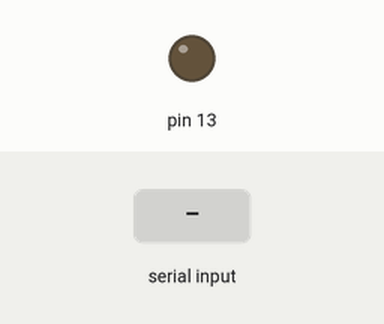
Simulated run of this sketch. Board: Arduino Uno, built with avr-gcc and run on an emulated ATmega328P. Parts: output pins drawn as LEDs (lit = HIGH). The inputs (shaded band) are chosen by the test bench. What the sketch prints to the serial monitor is not drawn.

Above: at 7.7 s.
7.8 s: "A" received over Serial
At 9.0 s:
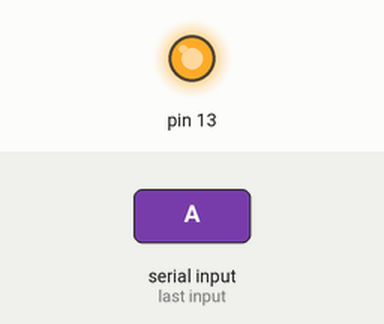
9.3 s: "B" received over Serial
At 10.1 s:
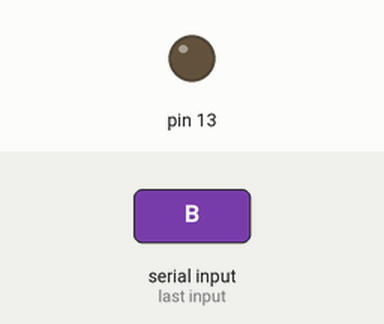
10.8 s: "a" received over Serial
At 11.3 s:
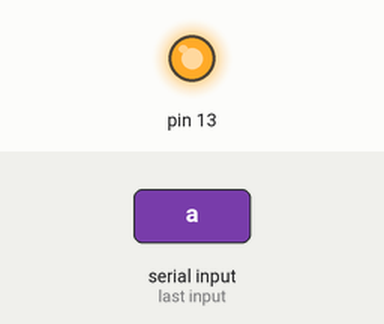
Timing chart, 0 to 13.8 s (numbered marks = the images above; inputs shaded):
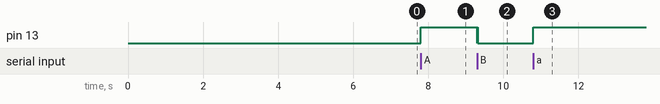

The sketch:

ArduinoMegaTest.ino
```cpp
void setup()

{

  Serial.begin(115200);

  pinMode(13,OUTPUT);

  delay(500);

  Serial.println("AT+CIPMUX=1");

  delay(2000);

  Serial.println("AT+CIPSERVER=1,5000");

  delay(2000);

  Serial.println("AT+CIPSTO=3600");

  delay(2000);

}


void loop()

{

   while(Serial.available())

  {

    char Rdata;

    Rdata=Serial.read();

    if(Rdata=='A'|Rdata=='a')

    {

      digitalWrite(13,HIGH);

      delay(50);

    }

    else if(Rdata=='B'|Rdata=='b')

    {

      digitalWrite(13,LOW);

      delay(10);

      digitalWrite(13,HIGH);

      delay(10);

      digitalWrite(13,LOW);

    }

    else

    {

      digitalWrite(13,LOW);

    }

  }

}
```

Measured:
- after the input at 7.8 s, pin 13: LOW → HIGH at once
- after the input at 9.3 s, pin 13: HIGH → LOW at once, → HIGH 0.01 s later, → LOW 0.01 s later
- after the input at 10.8 s, pin 13: LOW → HIGH at once
